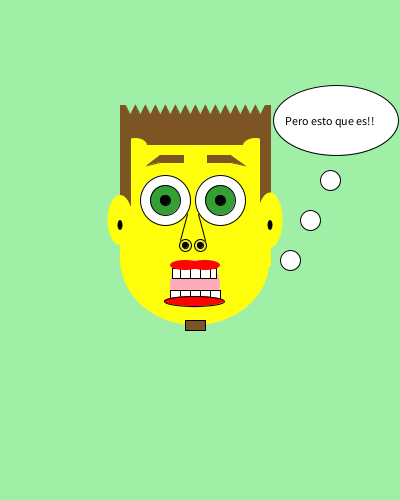
Frame 1 (no input)
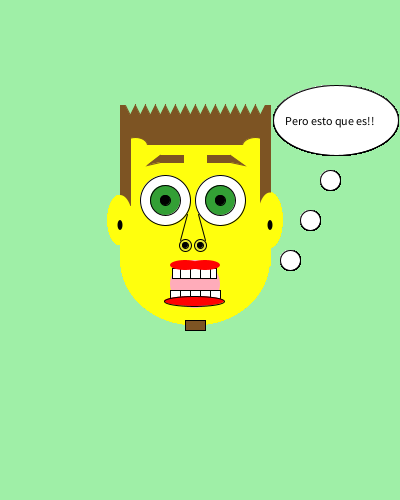
Frame 60 (the mouse pressed at the canvas centre just before this capture)
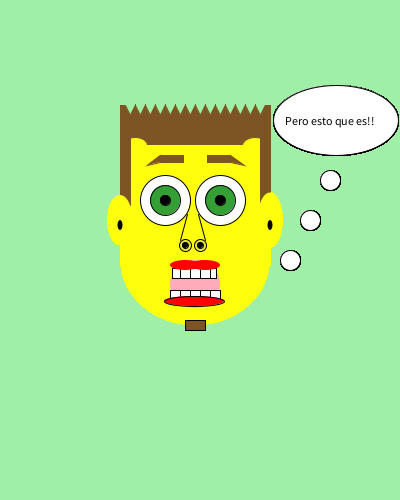
Frame 120 (the mouse held since frame 60 and released just before this capture)

The Processing sketch that drew these frames (run headless with seeded random() and noise(); from frame 60 on, the mouse is pressed at the canvas centre):

// Processing sketch: processing_116639
// ── processing_116639.pde


void setup (){


size(400,  500);
background(#9FEFA7);
}
void draw() {  
  //pelo
  stroke(#7D5423);
  fill (#7D5423);
  rect (120,105,150,50);
  //peinado
  fill (#9FEFA7); 
  
  beginShape();
  vertex(125,105);
  vertex(130,115);
  vertex(135,105);
  vertex(140,115);
  vertex(145,105);
  vertex(150,115);
  vertex(155,105);
  vertex(160,115);
  vertex(165,105);
  vertex(170,115);
  vertex(175,105);
  vertex(180,115);
  vertex(185,105);
  vertex(190,115);
  vertex(195,105);
  vertex(200,115);
  vertex(205,105);
  vertex(210,115);
  vertex(215,105);
  vertex(220,115);
  vertex(225,105);
  vertex(230,115);
  vertex(235,105);
  vertex(240,115);
  vertex(245,105);
  vertex(250,115);
  vertex(255,105);
  vertex(260,115);
  vertex(265,105);

  endShape();
  
  //entradas
  fill(#FFFF0D);
    ellipse (135,145,25,15);
 ellipse (255,145,25,15);
  
  //cara parte cuadrada
    stroke(#FFFF0D);
  fill(#FFFF0D);
  rect (120,145,150,120);
  fill(#FFFFFF);
  
  //cara parte redonda
   noStroke();
    fill(#FFFF0D);
  ellipse(195,260,149,130);
   
       
       
       
  //patillas
   stroke(#7D5423);
   fill(#7D5423);
   //izq
   rect (120,135,10,70);
   //der
   rect (260,135,10,70);

   
//cejas
fill (#7D5423);

//IZQ
rect(160,155,23,7);
triangle(160,155,147,165,160,162);

//DER
rect(207,155,23,7);  

triangle(230,155,244,165,230,162);
  //ojos
  stroke(0);
  fill (#FFFFFF);
  //izq
   ellipse (165,200,50,50);
   //der
   ellipse (220,200,50,50);
   
   //punto ojo
    stroke(0);
   fill (#339F35);
   //izq
   ellipse (165,200,30,30);
   //der 
   ellipse (220,200,30,30);
   //punto mas interno
      //izq
   stroke(0);
   fill (0);
   ellipse (165,200,10,10);
   //der 
   ellipse (220,200,10,10);
   
  //orejas
   noStroke();
  fill(#FFFF0D);
 ellipse (270,220,25,55);
  ellipse (120,220,25,50);
 //agujerooreja
 fill(0);
  ellipse (270,225,5,10);
    ellipse (120,225,5,10);
  //nariz



       stroke(0);
        fill(#E9E931);
        line(187,214,180,240);
        line(198,214,205,240);

           //tabique bajo
                     stroke(0);
                   fill(#E9E931);
                 ellipse (185,245,12,12);
                ellipse (200,245,12,12);
                    //fosas
                    fill(0);
                    
            ellipse (185,245,6,6);
            ellipse (200,245,6,6);

   
  //boca
 noStroke();
  fill(#FFACBA);
  ellipse (195,284,50,48);
  //dientes
  stroke(0);
  fill(#FFFFFF);
  rect(208,268,8,10);
  rect(200,268,10,10);
  rect(190,268,10,10);
  rect(180,268,10,10);
  rect(172,268,8,10);
  
 //dientes abajo
  rect(170,290,10,10);
  rect(180,290,10,10);  
  rect(190,290,10,10);
  rect(200,290,10,10);
  rect(210,290,10,10);

  
   //labios
   fill(#FF0202);
   ellipse (194,301,60,10);
       //superior
        noStroke();
        
  ellipse (185,265,30,10);
 ellipse (205,265,30,10);
 
 //perilla
 stroke(0);
 fill (#7D5423);
 rect(185,320,20,10);
 //bocadillo texto
 fill (#FFFFFF);
 ellipse (336,120,125,70);
 ellipse (330,180,20,20);
 ellipse (310,220,20,20);
  ellipse (290,260,20,20);
 //texto
 fill(0);
 textSize(12);
text("Pero esto que es!!",285,125);

//bordes negros

println(mouseX+","+mouseY);
}
